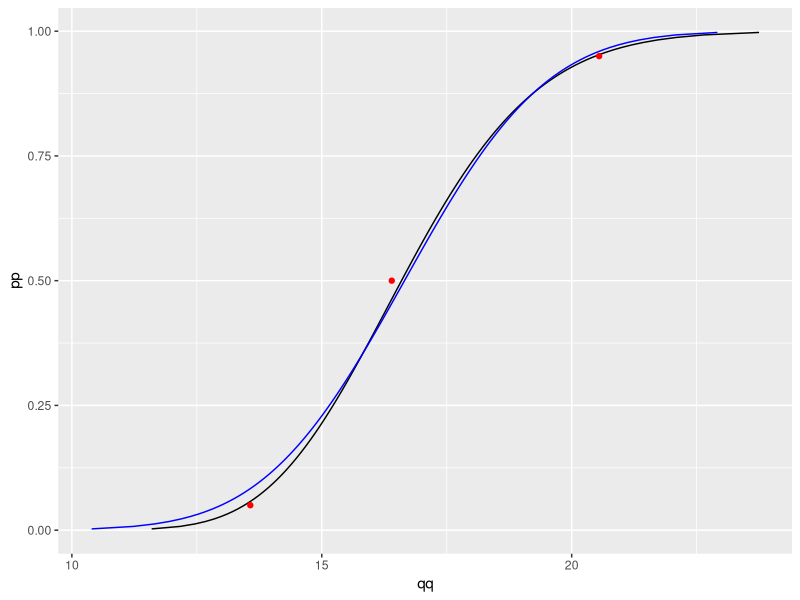
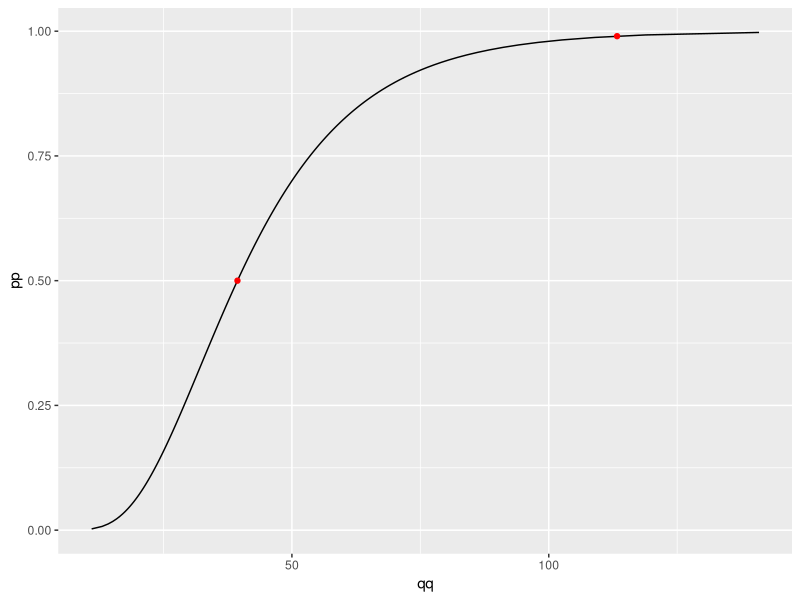
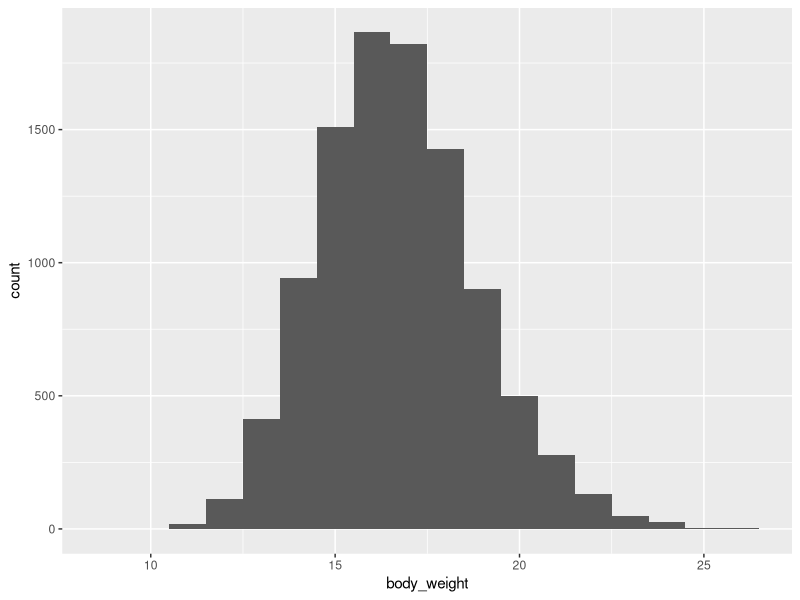
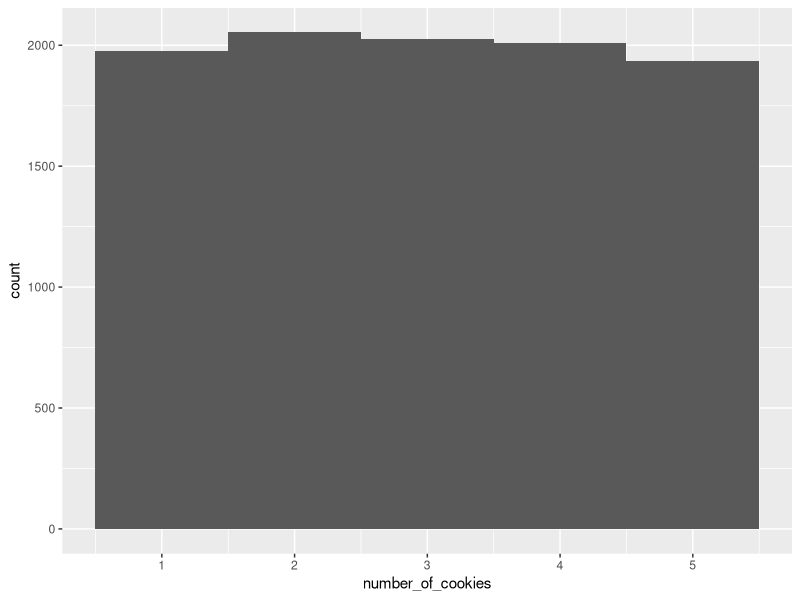
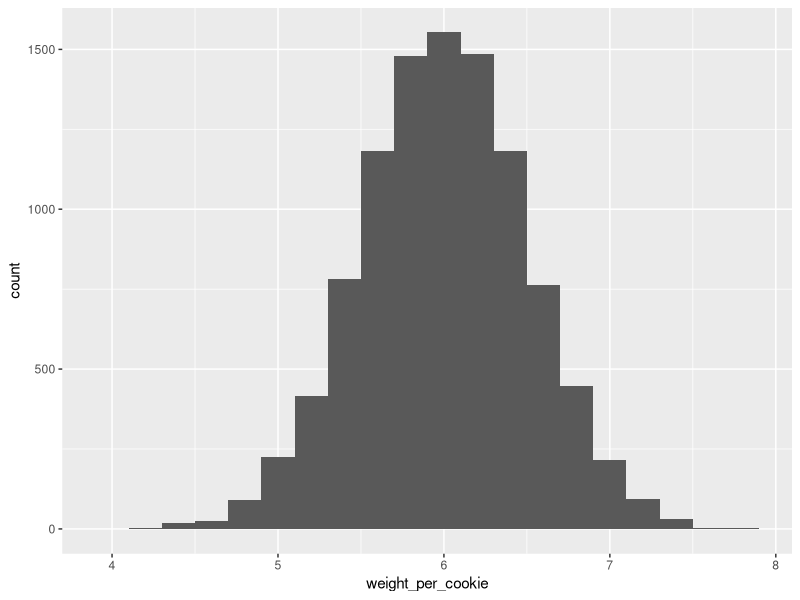
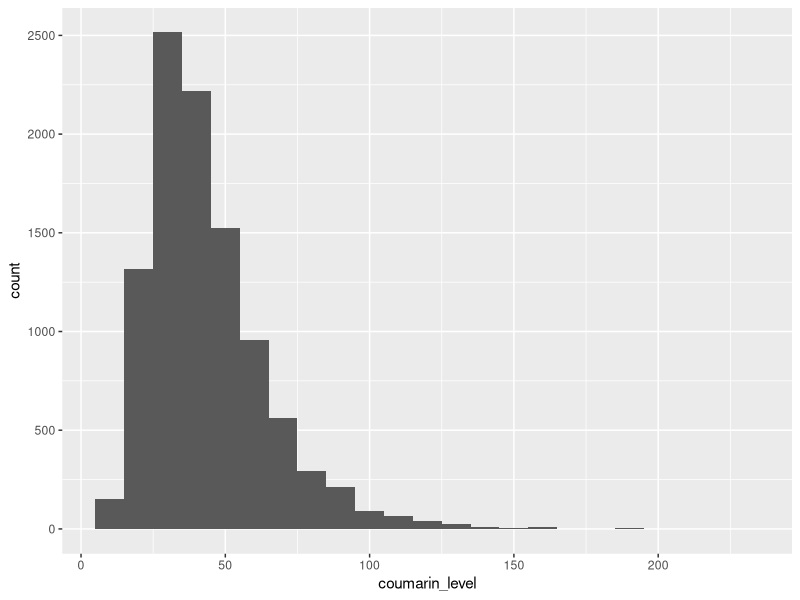
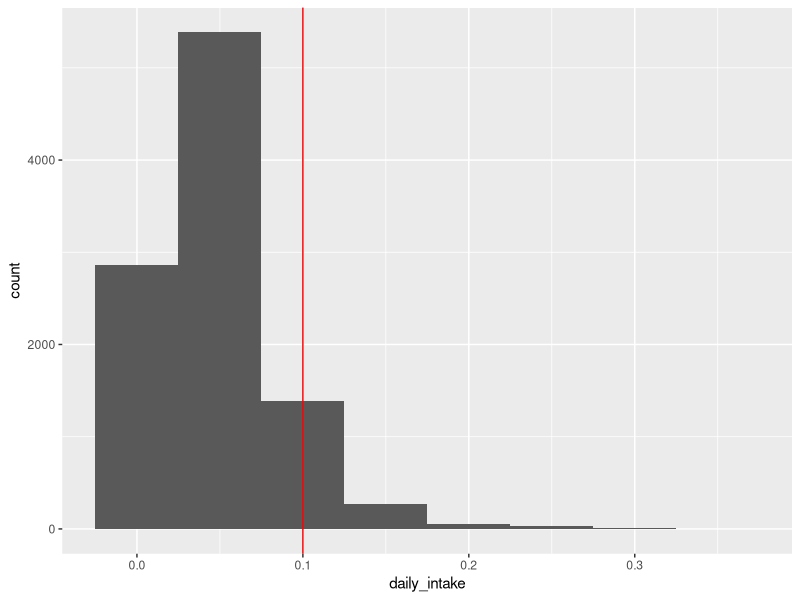

Source code (R) for these figures, in order:
## ---- chunk 1
library(readxl)
library(ggplot2)
library(dplyr)
## ---- chunk 2
e_df <- readxl::read_xlsx("../data/ExpoFacts_Physiology.xlsx", sheet = "Sheet5", skip = 121)
## ---- chunk 3

## Fit lognormal to bodyweight

# get data
df_4 <- e_df %>% 
  filter(Country == "Germany") %>%
  filter(`Age (years)` == 4) 

# get summary statistics
m_bw = mean(df_4$`Mean (kg)`)
s_bw = mean(df_4$SD)
P5_bw = mean(df_4$`5th (kg)`)
P50_bw = mean(df_4$`Median (kg)`)
P95_bw = mean(df_4$`95th (kg)`)

# specify objective function for fitting
obj_fun <- function(par){(qlnorm(0.05,exp(par[1]),exp(par[2])) - P5_bw)^2 +
(qlnorm(0.5,exp(par[1]),exp(par[2])) - P50_bw)^2 +
(qlnorm(0.95,exp(par[1]),exp(par[2])) - P95_bw)^2}

# find parameters (should be done by thorough investigation of the optimisation and goodness of fit)
optim(par= c(0,0), fn = obj_fun)
log_par <- optim(par= c(0,0), fn = obj_fun)$par

# transform to parameters of the lognormal distribution 
m_logbw = exp(log_par[1])
s_logbw = exp(log_par[2])

data.frame(pp = ppoints(200)) %>% 
  mutate(qq = qlnorm(pp,m_logbw,s_logbw)) %>%
  mutate(qqnorm = qnorm(pp,m_bw,s_bw)) %>%
  ggplot(aes(x=qq,y=pp)) +
           geom_line() +
          geom_line(aes(x=qqnorm,y=pp),col='blue') +
           geom_point(data=data.frame(x=c(P5_bw,P50_bw,P95_bw),y=c(0.05,0.5,0.95)),aes(x=x,y=y),col='red') 
          
## ---- chunk 4
## Fit lognormal to coumarin levels 
m_lev = 37.7
P50_lev = 39.4
P99_lev = 113.3 #assign 99 to maximum

obj_fun <- function(par){(qlnorm(0.5,exp(par[1]),exp(par[2])) - P50_lev)^2 +
(qlnorm(0.99,exp(par[1]),exp(par[2])) - P99_lev)^2}

log_par <- optim(par= c(0,0), fn = obj_fun)$par

m_loglev = exp(log_par[1])
s_loglev = exp(log_par[2])

data.frame(pp = ppoints(200)) %>% 
  mutate(qq = qlnorm(pp,m_loglev,s_loglev)) %>%
  ggplot(aes(x=qq,y=pp)) +
           geom_line() +
           geom_point(data=data.frame(x=c(P50_lev,P99_lev),y=c(0.5,0.99)),aes(x=x,y=y),col='red') 

## ---- chunk 5
TDI = 0.1 #mg/kw bw per day
 
niter = 10^4
sim_df <- data.frame(
  
body_weight = rlnorm(niter,m_logbw,s_logbw),

number_of_cookies = sample(1:5,size=niter,replace=TRUE),

weight_per_cookie = rnorm(niter,6,0.5),

coumarin_level = rlnorm(niter,m_loglev,s_loglev))

sim_df <- sim_df %>% 
  mutate(daily_intake = coumarin_level*number_of_cookies*weight_per_cookie/1000/body_weight)

## ---- chunk 6
sim_df %>%
ggplot(aes(x=body_weight)) +
  geom_histogram(binwidth = 1) 
## ---- chunk 7
sim_df %>%
ggplot(aes(x=number_of_cookies)) +
  geom_histogram(binwidth = 1) 

## ---- chunk 8
sim_df %>%
ggplot(aes(x=weight_per_cookie)) +
  geom_histogram(binwidth = 0.2) 

## ---- chunk 9
sim_df %>%
ggplot(aes(x=coumarin_level)) +
  geom_histogram(binwidth = 10) 

## ---- chunk 10
sim_df %>%
ggplot(aes(x=daily_intake)) +
  geom_histogram(binwidth = 0.05) +
  geom_vline(xintercept=TDI,col='red')
## ---- chunk 11
TDI
mean(sim_df$daily_intake>TDI) # consuming uniform 1 to 20 number of cookies each time, a high proportion of children consuming cookies exceed the TDI. If only uniform 1 to 5, then the proportion is much lower.  

quantile(sim_df$daily_intake,probs=0.95) # 95th percentile is above the TDI under both exposure scenarios (1-20 and 1-5)
## ---- chunk 12
# Worst case 

int_df <- data.frame(
  
body_weight = c(P95_bw,P5_bw),

number_of_cookies = c(1,20),

weight_per_cookie = c(4,7),

coumarin_level = c(0,P99_lev) ) 

int_df %>% 
  mutate(daily_intake = coumarin_level*number_of_cookies*weight_per_cookie/1000/body_weight)

# worst case is above TDI but we cannot really say how certain we are that this is the case since we have made conservative assumptions. If it was below the TDI, then we would be able to conclude. 
